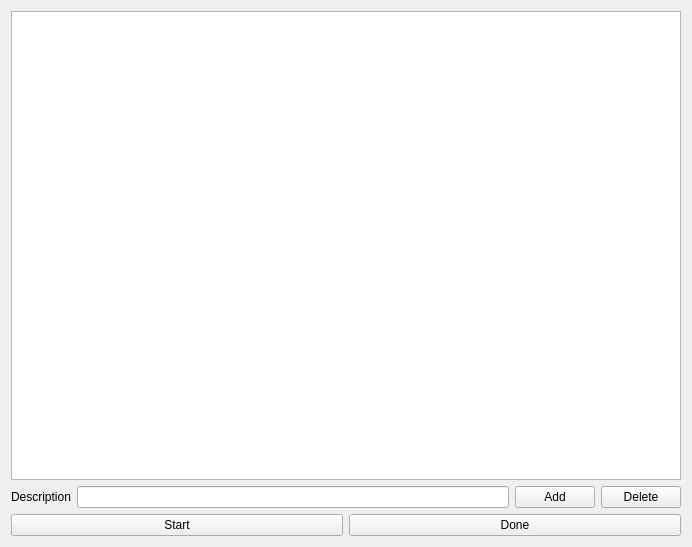
<?xml version="1.0" encoding="UTF-8"?>
<ui version="4.0">
 <class>ProgrammerWindow</class>
 <widget class="QWidget" name="ProgrammerWindow">
  <property name="geometry">
   <rect>
    <x>0</x>
    <y>0</y>
    <width>692</width>
    <height>547</height>
   </rect>
  </property>
  <property name="windowTitle">
   <string>ProgrammerWindow</string>
  </property>
  <layout class="QVBoxLayout" name="verticalLayout">
   <item>
    <widget class="QListWidget" name="listWidget"/>
   </item>
   <item>
    <layout class="QHBoxLayout" name="horizontalLayout">
     <item>
      <widget class="QLabel" name="descriptionLabel">
       <property name="text">
        <string>Description</string>
       </property>
      </widget>
     </item>
     <item>
      <widget class="QLineEdit" name="descriptionEdit"/>
     </item>
     <item>
      <widget class="QPushButton" name="addButton">
       <property name="text">
        <string>Add</string>
       </property>
      </widget>
     </item>
     <item>
      <widget class="QPushButton" name="deleteButton">
       <property name="text">
        <string>Delete</string>
       </property>
      </widget>
     </item>
    </layout>
   </item>
   <item>
    <layout class="QHBoxLayout" name="horizontalLayout_2">
     <item>
      <widget class="QPushButton" name="startButton">
       <property name="text">
        <string>Start</string>
       </property>
      </widget>
     </item>
     <item>
      <widget class="QPushButton" name="doneButton">
       <property name="text">
        <string>Done</string>
       </property>
      </widget>
     </item>
    </layout>
   </item>
  </layout>
 </widget>
 <layoutdefault spacing="6" margin="11"/>
 <resources/>
 <connections/>
</ui>
